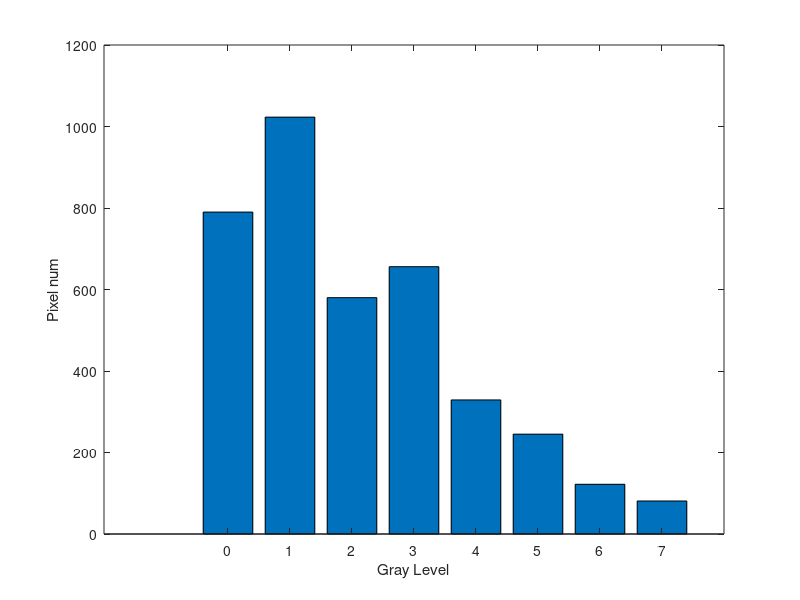

Write MATLAB code to recreate this figure.
clc,clear,close all;
graylv=[0 1 2 3 4 5 6 7];
pixel_num=[790 1023 580 656 329 245 122 81];

figure(1);
bar(graylv,pixel_num);
xlabel("Gray Level");
ylabel("Pixel num");